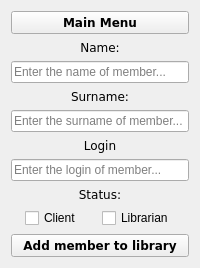
      <widget class="QWidget" name="librarian_add_member_page">
       <layout class="QVBoxLayout" name="verticalLayout_33">
        <item>
         <layout class="QVBoxLayout" name="verticalLayout_32">
          <item>
           <widget class="QPushButton" name="mainMenuButton6">
            <property name="font">
             <font>
              <family>DejaVu Sans</family>
              <weight>75</weight>
              <bold>true</bold>
             </font>
            </property>
            <property name="text">
             <string>Main Menu</string>
            </property>
           </widget>
          </item>
          <item>
           <widget class="QLabel" name="addMembersNameLabel">
            <property name="sizePolicy">
             <sizepolicy hsizetype="Preferred" vsizetype="Minimum">
              <horstretch>0</horstretch>
              <verstretch>0</verstretch>
             </sizepolicy>
            </property>
            <property name="font">
             <font>
              <family>DejaVu Sans</family>
             </font>
            </property>
            <property name="text">
             <string>Name:</string>
            </property>
            <property name="alignment">
             <set>Qt::AlignCenter</set>
            </property>
           </widget>
          </item>
          <item>
           <widget class="QLineEdit" name="addMemberNameLineEdit">
            <property name="sizePolicy">
             <sizepolicy hsizetype="Expanding" vsizetype="Maximum">
              <horstretch>0</horstretch>
              <verstretch>0</verstretch>
             </sizepolicy>
            </property>
            <property name="placeholderText">
             <string>Enter the name of member...</string>
            </property>
           </widget>
          </item>
          <item>
           <widget class="QLabel" name="addMembersSurnameLabel">
            <property name="sizePolicy">
             <sizepolicy hsizetype="Preferred" vsizetype="Minimum">
              <horstretch>0</horstretch>
              <verstretch>0</verstretch>
             </sizepolicy>
            </property>
            <property name="font">
             <font>
              <family>DejaVu Sans</family>
             </font>
            </property>
            <property name="text">
             <string>Surname:</string>
            </property>
            <property name="alignment">
             <set>Qt::AlignCenter</set>
            </property>
           </widget>
          </item>
          <item>
           <widget class="QLineEdit" name="addMemberSurnameLineEdit">
            <property name="sizePolicy">
             <sizepolicy hsizetype="Expanding" vsizetype="Maximum">
              <horstretch>0</horstretch>
              <verstretch>0</verstretch>
             </sizepolicy>
            </property>
            <property name="placeholderText">
             <string>Enter the surname of member...</string>
            </property>
           </widget>
          </item>
          <item>
           <widget class="QLabel" name="addMembersLoginLabel">
            <property name="sizePolicy">
             <sizepolicy hsizetype="Preferred" vsizetype="Minimum">
              <horstretch>0</horstretch>
              <verstretch>0</verstretch>
             </sizepolicy>
            </property>
            <property name="font">
             <font>
              <family>DejaVu Sans</family>
             </font>
            </property>
            <property name="text">
             <string>Login</string>
            </property>
            <property name="alignment">
             <set>Qt::AlignCenter</set>
            </property>
           </widget>
          </item>
          <item>
           <widget class="QLineEdit" name="addMemberLoginLineEdit">
            <property name="sizePolicy">
             <sizepolicy hsizetype="Expanding" vsizetype="Maximum">
              <horstretch>0</horstretch>
              <verstretch>0</verstretch>
             </sizepolicy>
            </property>
            <property name="placeholderText">
             <string>Enter the login of member...</string>
            </property>
           </widget>
          </item>
          <item>
           <widget class="QLabel" name="addMembersStatusLabel">
            <property name="sizePolicy">
             <sizepolicy hsizetype="Preferred" vsizetype="Minimum">
              <horstretch>0</horstretch>
              <verstretch>0</verstretch>
             </sizepolicy>
            </property>
            <property name="font">
             <font>
              <family>DejaVu Sans</family>
             </font>
            </property>
            <property name="text">
             <string>Status:</string>
            </property>
            <property name="alignment">
             <set>Qt::AlignCenter</set>
            </property>
           </widget>
          </item>
          <item>
           <layout class="QHBoxLayout" name="horizontalLayout_4">
            <item>
             <widget class="QCheckBox" name="addMemberClientCheckBox">
              <property name="sizePolicy">
               <sizepolicy hsizetype="Maximum" vsizetype="Fixed">
                <horstretch>0</horstretch>
                <verstretch>0</verstretch>
               </sizepolicy>
              </property>
              <property name="text">
               <string>Client</string>
              </property>
              <property name="checked">
               <bool>false</bool>
              </property>
             </widget>
            </item>
            <item>
             <widget class="QCheckBox" name="addMemberLibrarianCheckBox">
              <property name="sizePolicy">
               <sizepolicy hsizetype="Maximum" vsizetype="Fixed">
                <horstretch>0</horstretch>
                <verstretch>0</verstretch>
               </sizepolicy>
              </property>
              <property name="text">
               <string>Librarian</string>
              </property>
             </widget>
            </item>
           </layout>
          </item>
          <item>
           <widget class="QPushButton" name="addMemberButton">
            <property name="font">
             <font>
              <family>DejaVu Sans</family>
              <weight>75</weight>
              <bold>true</bold>
             </font>
            </property>
            <property name="text">
             <string>Add member to library</string>
            </property>
           </widget>
          </item>
         </layout>
        </item>
       </layout>
      </widget>
